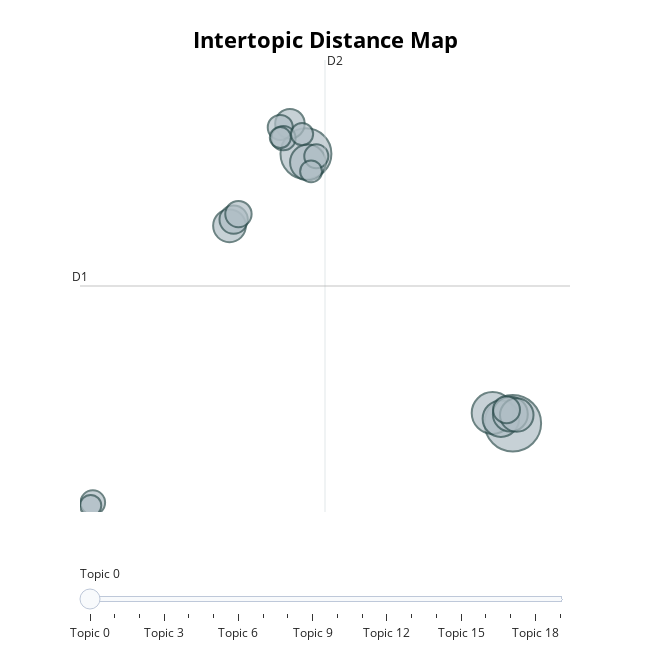

Notebook source saved alongside this figure:
### Markdown cell above
Visualizzazione degli argomenti estratti, tramite
- grafico che mostra la distanza e la vicinanza tra gli argomenti
- Barchart
- Heatmap

### Code cell
topic_model.visualize_topics()

### Figure 1 — Plotly figure (JSON) as saved in the notebook; plotly's stock layout.template omitted (floating-point values rounded to 4 significant figures)
{"data": [{"customdata": [[0, "vaccinati | vaccino | dad | vaccini | vaccinato", 723], [1, "scuola | domani | dad | settimana | presenza", 586], [2, "didatticaadistanza | online | didattica | scuola | webinar", 395], [3, "coronavirus | didatticaadistanza | covid | bonus | didattica", 301], [4, "lezione | lezioni | dad | dariobressanini | presenza", 287], [5, "italia | scuola | italiana | covid | precari", 275], [6, "insegnanti | docenti | dad | professori | studenti", 254], [7, "scorpio | mom | sister | gemini | libra", 242], [8, "domani | dad | presenza | hmqueenbee | giantliberaria", 197], [9, "papà | girl | sweety | love | family", 181], [10, "italiano | filosofia | archivio | rivolte | italia", 164], [11, "my | spaghetti | dad | is | like", 157], [12, "at | teresa | giacinto | giudice | gorga", 142], [13, "quarantena | regole | scuola | quarantene | covid", 137], [14, "dad | no | merda | fa | cosa", 134], [15, "anno | scorso | quest | dad | bitcoin", 131], [16, "video | youtube | foto | pubblicata | webcam", 112], [17, "didatticaadistanza | distanza | didattica | covid | lascuolanonsiferma", 108], [18, "scuole | chiuse | scuola | dad | chiusura", 102], [19, "dormire | sonno | domani | dad | ore", 100]], "hovertemplate": "<b>Topic %{customdata[0]}</b><br>Words: %{customdata[1]}<br>Size: %{customdata[2]}", "legendgroup": "", "marker": {"color": "#B0BEC5", "line": {"color": "DarkSlateGrey", "width": 2}, "size": [723, 586, 395, 301, 287, 275, 254, 242, 197, 181, 164, 157, 142, 137, 134, 131, 112, 108, 102, 100], "sizemode": "area", "sizeref": 0.4519, "symbol": "circle"}, "mode": "markers", "name": "", "orientation": "v", "showlegend": false, "type": "scatter", "x": [20.99, 8.622, 19.78, 20.28, 8.738, 20.84, 21.23, 4.051, 7.665, 4.299, 20.61, 4.586, 7.087, -4.121, 7.274, 9.241, 8.388, 8.928, -4.25, 7.092], "xaxis": "x", "y": [5.553, 17.49, 6.008, 5.76, 17.1, 5.958, 5.92, 14.3, 18.81, 14.57, 6.153, 14.82, 18.65, 2.043, 18.17, 17.37, 18.35, 16.7, 1.915, 18.2], "yaxis": "y"}], "layout": {"annotations": [{"showarrow": false, "text": "D1", "x": -4.887, "y": 11.63, "yshift": 10}, {"showarrow": false, "text": "D2", "x": 9.761, "xshift": 10, "y": 21.64}], "height": 650, "hoverlabel": {"bgcolor": "white", "font": {"family": "Rockwell", "size": 16}}, "legend": {"itemsizing": "constant", "tracegroupgap": 0}, "margin": {"t": 60}, "shapes": [{"line": {"color": "#CFD8DC", "width": 2}, "type": "line", "x0": 9.761, "x1": 9.761, "y0": 1.627, "y1": 21.64}, {"line": {"color": "#9E9E9E", "width": 2}, "type": "line", "x0": -4.887, "x1": 24.41, "y0": 11.63, "y1": 11.63}], "sliders": [{"active": 0, "pad": {"t": 50}, "steps": [{"args": [{"marker.color": [["red", "#B0BEC5", "#B0BEC5", "#B0BEC5", "#B0BEC5", "#B0BEC5", "#B0BEC5", "#B0BEC5", "#B0BEC5", "#B0BEC5", "#B0BEC5", "#B0BEC5", "#B0BEC5", "#B0BEC5", "#B0BEC5", "#B0BEC5", "#B0BEC5", "#B0BEC5", "#B0BEC5", "#B0BEC5"]]}], "label": "Topic 0", "method": "update"}, {"args": [{"marker.color": [["#B0BEC5", "red", "#B0BEC5", "#B0BEC5", "#B0BEC5", "#B0BEC5", "#B0BEC5", "#B0BEC5", "#B0BEC5", "#B0BEC5", "#B0BEC5", "#B0BEC5", "#B0BEC5", "#B0BEC5", "#B0BEC5", "#B0BEC5", "#B0BEC5", "#B0BEC5", "#B0BEC5", "#B0BEC5"]]}], "label": "Topic 1", "method": "update"}, {"args": [{"marker.color": [["#B0BEC5", "#B0BEC5", "red", "#B0BEC5", "#B0BEC5", "#B0BEC5", "#B0BEC5", "#B0BEC5", "#B0BEC5", "#B0BEC5", "#B0BEC5", "#B0BEC5", "#B0BEC5", "#B0BEC5", "#B0BEC5", "#B0BEC5", "#B0BEC5", "#B0BEC5", "#B0BEC5", "#B0BEC5"]]}], "label": "Topic 2", "method": "update"}, {"args": [{"marker.color": [["#B0BEC5", "#B0BEC5", "#B0BEC5", "red", "#B0BEC5", "#B0BEC5", "#B0BEC5", "#B0BEC5", "#B0BEC5", "#B0BEC5", "#B0BEC5", "#B0BEC5", "#B0BEC5", "#B0BEC5", "#B0BEC5", "#B0BEC5", "#B0BEC5", "#B0BEC5", "#B0BEC5", "#B0BEC5"]]}], "label": "Topic 3", "method": "update"}, {"args": [{"marker.color": [["#B0BEC5", "#B0BEC5", "#B0BEC5", "#B0BEC5", "red", "#B0BEC5", "#B0BEC5", "#B0BEC5", "#B0BEC5", "#B0BEC5", "#B0BEC5", "#B0BEC5", "#B0BEC5", "#B0BEC5", "#B0BEC5", "#B0BEC5", "#B0BEC5", "#B0BEC5", "#B0BEC5", "#B0BEC5"]]}], "label": "Topic 4", "method": "update"}, {"args": [{"marker.color": [["#B0BEC5", "#B0BEC5", "#B0BEC5", "#B0BEC5", "#B0BEC5", "red", "#B0BEC5", "#B0BEC5", "#B0BEC5", "#B0BEC5", "#B0BEC5", "#B0BEC5", "#B0BEC5", "#B0BEC5", "#B0BEC5", "#B0BEC5", "#B0BEC5", "#B0BEC5", "#B0BEC5", "#B0BEC5"]]}], "label": "Topic 5", "method": "update"}, {"args": [{"marker.color": [["#B0BEC5", "#B0BEC5", "#B0BEC5", "#B0BEC5", "#B0BEC5", "#B0BEC5", "red", "#B0BEC5", "#B0BEC5", "#B0BEC5", "#B0BEC5", "#B0BEC5", "#B0BEC5", "#B0BEC5", "#B0BEC5", "#B0BEC5", "#B0BEC5", "#B0BEC5", "#B0BEC5", "#B0BEC5"]]}], "label": "Topic 6", "method": "update"}, {"args": [{"marker.color": [["#B0BEC5", "#B0BEC5", "#B0BEC5", "#B0BEC5", "#B0BEC5", "#B0BEC5", "#B0BEC5", "red", "#B0BEC5", "#B0BEC5", "#B0BEC5", "#B0BEC5", "#B0BEC5", "#B0BEC5", "#B0BEC5", "#B0BEC5", "#B0BEC5", "#B0BEC5", "#B0BEC5", "#B0BEC5"]]}], "label": "Topic 7", "method": "update"}, {"args": [{"marker.color": [["#B0BEC5", "#B0BEC5", "#B0BEC5", "#B0BEC5", "#B0BEC5", "#B0BEC5", "#B0BEC5", "#B0BEC5", "red", "#B0BEC5", "#B0BEC5", "#B0BEC5", "#B0BEC5", "#B0BEC5", "#B0BEC5", "#B0BEC5", "#B0BEC5", "#B0BEC5", "#B0BEC5", "#B0BEC5"]]}], "label": "Topic 8", "method": "update"}, {"args": [{"marker.color": [["#B0BEC5", "#B0BEC5", "#B0BEC5", "#B0BEC5", "#B0BEC5", "#B0BEC5", "#B0BEC5", "#B0BEC5", "#B0BEC5", "red", "#B0BEC5", "#B0BEC5", "#B0BEC5", "#B0BEC5", "#B0BEC5", "#B0BEC5", "#B0BEC5", "#B0BEC5", "#B0BEC5", "#B0BEC5"]]}], "label": "Topic 9", "method": "update"}, {"args": [{"marker.color": [["#B0BEC5", "#B0BEC5", "#B0BEC5", "#B0BEC5", "#B0BEC5", "#B0BEC5", "#B0BEC5", "#B0BEC5", "#B0BEC5", "#B0BEC5", "red", "#B0BEC5", "#B0BEC5", "#B0BEC5", "#B0BEC5", "#B0BEC5", "#B0BEC5", "#B0BEC5", "#B0BEC5", "#B0BEC5"]]}], "label": "Topic 10", "method": "update"}, {"args": [{"marker.color": [["#B0BEC5", "#B0BEC5", "#B0BEC5", "#B0BEC5", "#B0BEC5", "#B0BEC5", "#B0BEC5", "#B0BEC5", "#B0BEC5", "#B0BEC5", "#B0BEC5", "red", "#B0BEC5", "#B0BEC5", "#B0BEC5", "#B0BEC5", "#B0BEC5", "#B0BEC5", "#B0BEC5", "#B0BEC5"]]}], "label": "Topic 11", "method": "update"}, {"args": [{"marker.color": [["#B0BEC5", "#B0BEC5", "#B0BEC5", "#B0BEC5", "#B0BEC5", "#B0BEC5", "#B0BEC5", "#B0BEC5", "#B0BEC5", "#B0BEC5", "#B0BEC5", "#B0BEC5", "red", "#B0BEC5", "#B0BEC5", "#B0BEC5", "#B0BEC5", "#B0BEC5", "#B0BEC5", "#B0BEC5"]]}], "label": "Topic 12", "method": "update"}, {"args": [{"marker.color": [["#B0BEC5", "#B0BEC5", "#B0BEC5", "#B0BEC5", "#B0BEC5", "#B0BEC5", "#B0BEC5", "#B0BEC5", "#B0BEC5", "#B0BEC5", "#B0BEC5", "#B0BEC5", "#B0BEC5", "red", "#B0BEC5", "#B0BEC5", "#B0BEC5", "#B0BEC5", "#B0BEC5", "#B0BEC5"]]}], "label": "Topic 13", "method": "update"}, {"args": [{"marker.color": [["#B0BEC5", "#B0BEC5", "#B0BEC5", "#B0BEC5", "#B0BEC5", "#B0BEC5", "#B0BEC5", "#B0BEC5", "#B0BEC5", "#B0BEC5", "#B0BEC5", "#B0BEC5", "#B0BEC5", "#B0BEC5", "red", "#B0BEC5", "#B0BEC5", "#B0BEC5", "#B0BEC5", "#B0BEC5"]]}], "label": "Topic 14", "method": "update"}, {"args": [{"marker.color": [["#B0BEC5", "#B0BEC5", "#B0BEC5", "#B0BEC5", "#B0BEC5", "#B0BEC5", "#B0BEC5", "#B0BEC5", "#B0BEC5", "#B0BEC5", "#B0BEC5", "#B0BEC5", "#B0BEC5", "#B0BEC5", "#B0BEC5", "red", "#B0BEC5", "#B0BEC5", "#B0BEC5", "#B0BEC5"]]}], "label": "Topic 15", "method": "update"}, {"args": [{"marker.color": [["#B0BEC5", "#B0BEC5", "#B0BEC5", "#B0BEC5", "#B0BEC5", "#B0BEC5", "#B0BEC5", "#B0BEC5", "#B0BEC5", "#B0BEC5", "#B0BEC5", "#B0BEC5", "#B0BEC5", "#B0BEC5", "#B0BEC5", "#B0BEC5", "red", "#B0BEC5", "#B0BEC5", "#B0BEC5"]]}], "label": "Topic 16", "method": "update"}, {"args": [{"marker.color": [["#B0BEC5", "#B0BEC5", "#B0BEC5", "#B0BEC5", "#B0BEC5", "#B0BEC5", "#B0BEC5", "#B0BEC5", "#B0BEC5", "#B0BEC5", "#B0BEC5", "#B0BEC5", "#B0BEC5", "#B0BEC5", "#B0BEC5", "#B0BEC5", "#B0BEC5", "red", "#B0BEC5", "#B0BEC5"]]}], "label": "Topic 17", "method": "update"}, {"args": [{"marker.color": [["#B0BEC5", "#B0BEC5", "#B0BEC5", "#B0BEC5", "#B0BEC5", "#B0BEC5", "#B0BEC5", "#B0BEC5", "#B0BEC5", "#B0BEC5", "#B0BEC5", "#B0BEC5", "#B0BEC5", "#B0BEC5", "#B0BEC5", "#B0BEC5", "#B0BEC5", "#B0BEC5", "red", "#B0BEC5"]]}], "label": "Topic 18", "method": "update"}, {"args": [{"marker.color": [["#B0BEC5", "#B0BEC5", "#B0BEC5", "#B0BEC5", "#B0BEC5", "#B0BEC5", "#B0BEC5", "#B0BEC5", "#B0BEC5", "#B0BEC5", "#B0BEC5", "#B0BEC5", "#B0BEC5", "#B0BEC5", "#B0BEC5", "#B0BEC5", "#B0BEC5", "#B0BEC5", "#B0BEC5", "red"]]}], "label": "Topic 19", "method": "update"}]}], "title": {"font": {"color": "Black", "size": 22}, "text": "<b>Intertopic Distance Map", "x": 0.5, "xanchor": "center", "y": 0.95, "yanchor": "top"}, "width": 650, "xaxis": {"anchor": "y", "domain": [0, 1], "range": [-4.887, 24.41], "title": {"text": ""}, "visible": false}, "yaxis": {"anchor": "x", "domain": [0, 1], "range": [1.627, 21.64], "title": {"text": ""}, "visible": false}}}
